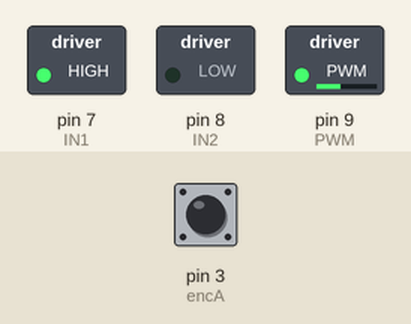
Bench run of a sketch on a simulated Arduino Uno, built for the host (arithmetic inside an expression is 32-bit, double 64-bit). On the bench: switched loads named in the sketch (green lamp = pin HIGH). The inputs (shaded band) are chosen by the test bench; at power-on: pin 3 (encA) HIGH. What the sketch prints to the serial monitor is not drawn.

Above: at 0.1 s.
Timing chart, 0 to 1.6 s (numbered marks = the images above):
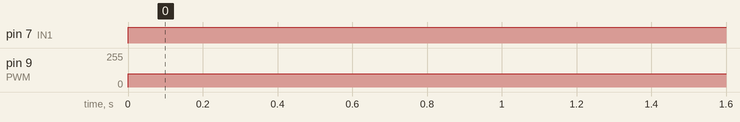

Measured:
- by itself, pin 7 (IN1): LOW → HIGH at 0.00 s
- by itself, pin 9 (PWM): 0/255 → 100/255 at 0.00 s

The sketch:

readencoder.ino
```cpp
#define encA 3
#define encB 4
#define PWM 9
#define IN1 7
#define IN2 8

int pos = 0;
void setup() {
  // put your setup code here, to run once:
  Serial.begin(115200);
  pinMode(encA, INPUT);
  pinMode(encB, INPUT);
  pinMode(IN1, OUTPUT);
  pinMode(IN2,OUTPUT);
  pinMode(PWM,OUTPUT);
  attachInterrupt(digitalPinToInterrupt(encA), readEncoder, RISING);
}

void loop() {
  // put your main code here, to run repeatedly:
  Serial.println(pos);
  setMotor(1,100,PWM,IN1,IN2);
}

void readEncoder(){
  int b = digitalRead(encB);
  if (b>0){
    pos++;
  }else{
    pos--;
  }
}

void setMotor(int dir, int pwmVal, int pwm, int in1, int in2) {
  analogWrite(pwm, pwmVal);
  if (dir == 1) {
    digitalWrite(in1, HIGH);
    digitalWrite(in2, LOW);
  } else if (dir == -1) {
    digitalWrite(in1, LOW);
    digitalWrite(in2, HIGH);
  } else {
    digitalWrite(in1, LOW);
    digitalWrite(in2, LOW);
  }
}
```
